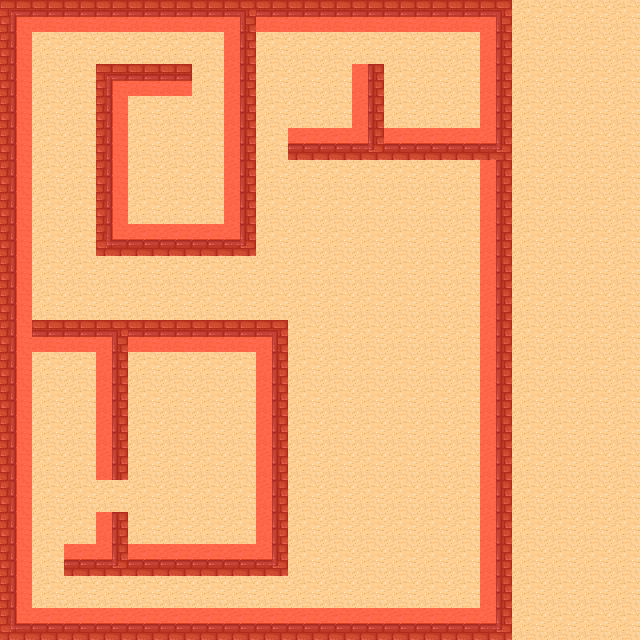

A 2D game scene composited from a Tiled map and its tileset images. What follows is a short description and the map's XML, with each tile layer's data collapsed to a summary:
An orthogonal 20x20 tile map with 32x32 px tiles, 2 tile layers (Tile Layer 1, Meta), 2 tilesets and 12 objects (6x Item, 5x Monster, Start).

<map version="1.0" tiledversion="1.0.3" orientation="orthogonal" renderorder="right-down" width="20" height="20" tilewidth="32" tileheight="32" nextobjectid="14">
 <tileset firstgid="1" source="Dessert.tsx" />
 <tileset firstgid="49" source="Meta.tsx" />
 <layer name="Tile Layer 1" width="20" height="20">
  <data>[400 cells, 400 non-empty, 9 distinct tile ids]</data>
 </layer>
 <objectgroup name="Objects">
  <object id="1" name="Start" x="320" y="160" width="32" height="32" />
  <object id="3" name="Item" x="160" y="160" width="32" height="32">
   <properties>
    <property name="ItemType" type="int" value="5" />
   </properties>
  </object>
  <object id="4" name="Item" x="160" y="480" width="32" height="32">
   <properties>
    <property name="ItemType" type="int" value="4" />
   </properties>
  </object>
  <object id="5" name="Item" x="384" y="32" width="32" height="32">
   <properties>
    <property name="ItemType" type="int" value="1" />
   </properties>
  </object>
  <object id="6" name="Monster" x="320" y="32" width="32" height="32">
   <properties>
    <property name="MonsterType" type="int" value="2" />
   </properties>
  </object>
  <object id="7" name="Item" x="160" y="32" width="32" height="32">
   <properties>
    <property name="ItemType" type="int" value="2" />
   </properties>
  </object>
  <object id="8" name="Monster" x="64" y="32" width="32" height="32">
   <properties>
    <property name="MonsterType" type="int" value="1" />
   </properties>
  </object>
  <object id="9" name="Item" x="32" y="352" width="32" height="32">
   <properties>
    <property name="ItemType" type="int" value="3" />
   </properties>
  </object>
  <object id="10" name="Monster" x="160" y="288" width="32" height="32">
   <properties>
    <property name="MonsterType" type="int" value="3" />
   </properties>
  </object>
  <object id="11" name="Monster" x="160" y="256" width="32" height="32">
   <properties>
    <property name="MonsterType" type="int" value="3" />
   </properties>
  </object>
  <object id="12" name="Item" x="32" y="288" width="32" height="32">
   <properties>
    <property name="ItemType" type="int" value="2" />
   </properties>
  </object>
  <object id="13" name="Monster" x="96" y="480" width="32" height="32">
   <properties>
    <property name="MonsterType" type="int" value="2" />
   </properties>
  </object>
 </objectgroup>
 <layer name="Meta" width="20" height="20">
  <data>[400 cells, 120 non-empty, 1 distinct tile ids]</data>
 </layer>
</map>
